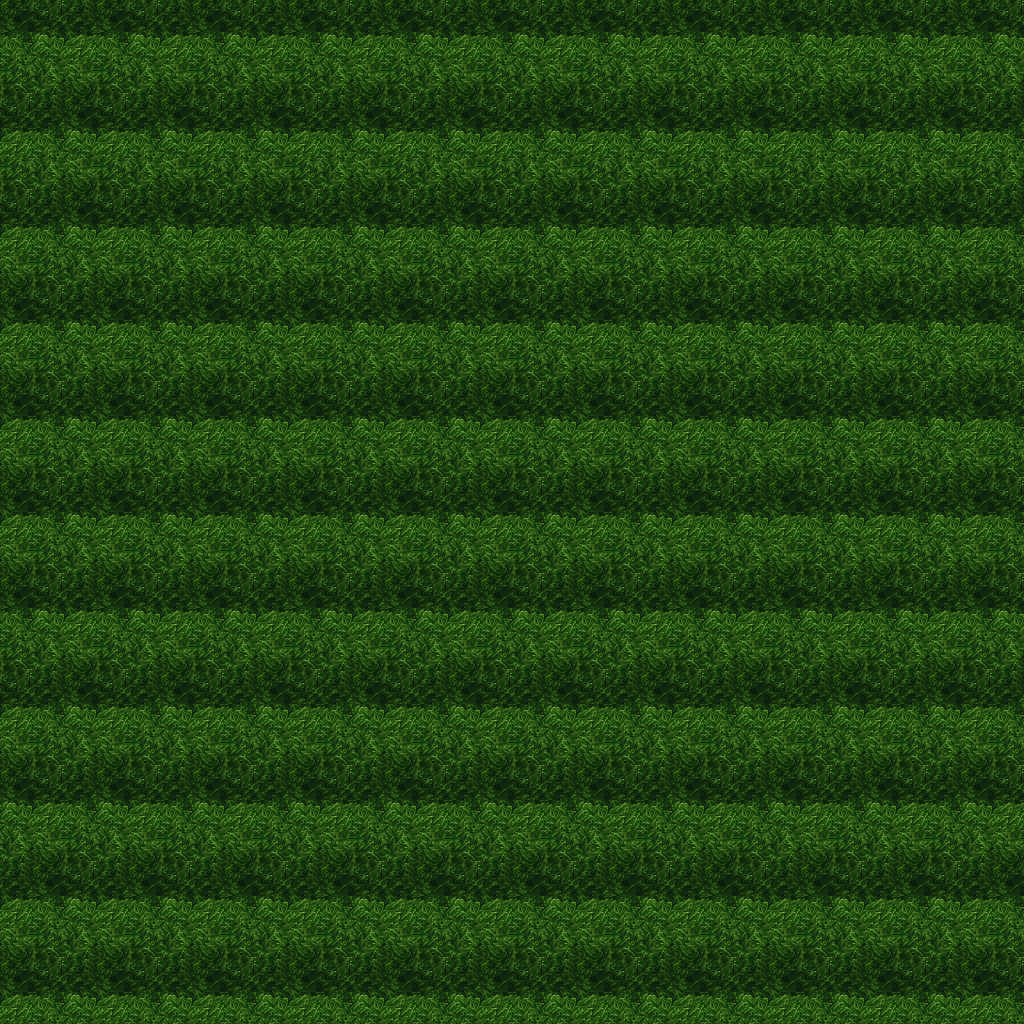

A 2D game scene composited from a Tiled map and its tileset images. What follows is a short description and the map's XML, with each tile layer's data collapsed to a summary:
An orthogonal 32x32 tile map with 32x32 px tiles, 5 tile layers (Ground, Objects, Objects2, Above, ...), 1 hidden layer not drawn, 39 tilesets.

<map version="1.10" tiledversion="1.11.0" orientation="orthogonal" renderorder="right-down" width="32" height="32" tilewidth="32" tileheight="32" infinite="0" nextlayerid="11" nextobjectid="1">
 <tileset firstgid="1" name="ground_ground" tilewidth="32" tileheight="32" tilecount="33" columns="3">
  <image source="../drawable/ground_ground.png" width="96" height="352" />
 </tileset>
 <tileset firstgid="34" name="ground_water_pool" tilewidth="32" tileheight="32" tilecount="72" columns="3">
  <image source="../drawable/ground_water_pool.png" width="96" height="768" />
 </tileset>
 <tileset firstgid="106" name="ground_ridge_earth_dark" tilewidth="32" tileheight="32" tilecount="96" columns="12">
  <image source="../drawable/ground_ridge_earth_dark.png" width="384" height="256" />
 </tileset>
 <tileset firstgid="202" name="ground_grass_edges" tilewidth="32" tileheight="32" tilecount="36" columns="12">
  <image source="../drawable/ground_grass_edges.png" width="384" height="96" />
 </tileset>
 <tileset firstgid="238" name="ground_grass_corners" tilewidth="32" tileheight="32" tilecount="24" columns="6">
  <image source="../drawable/ground_grass_corners.png" width="192" height="128" />
 </tileset>
 <tileset firstgid="262" name="plant_flower_daisy_blue" tilewidth="32" tileheight="32" tilecount="8" columns="2">
  <image source="../drawable/plant_flower_daisy_blue.png" width="64" height="128" />
 </tileset>
 <tileset firstgid="270" name="plant_flower_daisy_yellow" tilewidth="32" tileheight="32" tilecount="8" columns="2">
  <image source="../drawable/plant_flower_daisy_yellow.png" width="64" height="128" />
 </tileset>
 <tileset firstgid="278" name="plant_flower_daisy_red" tilewidth="32" tileheight="32" tilecount="8" columns="2">
  <image source="../drawable/plant_flower_daisy_red.png" width="64" height="128" />
 </tileset>
 <tileset firstgid="286" name="plant_flower_daisy_white" tilewidth="32" tileheight="32" tilecount="8" columns="2">
  <image source="../drawable/plant_flower_daisy_white.png" width="64" height="128" />
 </tileset>
 <tileset firstgid="294" name="logic_collision" tilewidth="32" tileheight="32" tilecount="1" columns="1">
  <image source="../drawable/logic_collision.png" width="32" height="32" />
 </tileset>
 <tileset firstgid="295" name="plant_tree_tree_green" tilewidth="32" tileheight="32" tilecount="88" columns="8">
  <image source="../drawable/plant_tree_tree_green.png" width="256" height="352" />
 </tileset>
 <tileset firstgid="383" name="plant_stump_stump_brown" tilewidth="32" tileheight="32" tilecount="4" columns="2">
  <image source="../drawable/plant_stump_stump_brown.png" width="64" height="64" />
 </tileset>
 <tileset firstgid="387" name="item_pot_cauldron" tilewidth="32" tileheight="32" tilecount="48" columns="8">
  <image source="../drawable/item_pot_cauldron.png" width="256" height="192" />
 </tileset>
 <tileset firstgid="435" name="plant_bush_various_small" tilewidth="32" tileheight="32" tilecount="9" columns="3">
  <image source="../drawable/plant_bush_various_small.png" width="96" height="96" />
 </tileset>
 <tileset firstgid="444" name="ground_rock_pebbles" tilewidth="32" tileheight="32" tilecount="3" columns="1">
  <image source="../drawable/ground_rock_pebbles.png" width="32" height="96" />
 </tileset>
 <tileset firstgid="447" name="ground_ladder_vertical_dark" tilewidth="32" tileheight="32" tilecount="3" columns="3">
  <image source="../drawable/ground_ladder_vertical_dark.png" width="96" height="32" />
 </tileset>
 <tileset firstgid="450" name="item_chemistry_empty_bottles" tilewidth="32" tileheight="32" tilecount="12" columns="4">
  <image source="../drawable/item_chemistry_empty_bottles.png" width="128" height="96" />
 </tileset>
 <tileset firstgid="462" name="item_chemistry_flask" tilewidth="32" tileheight="32" tilecount="3" columns="1">
  <image source="../drawable/item_chemistry_flask.png" width="32" height="96" />
 </tileset>
 <tileset firstgid="465" name="item_pot_barrel" tilewidth="32" tileheight="32" tilecount="2" columns="1">
  <image source="../drawable/item_pot_barrel.png" width="32" height="64" />
 </tileset>
 <tileset firstgid="467" name="item_flagpole" tilewidth="32" tileheight="32" tilecount="3" columns="1">
  <image source="../drawable/item_flagpole.png" width="32" height="96" />
 </tileset>
 <tileset firstgid="470" name="item_food_beehive1" tilewidth="32" tileheight="32" tilecount="1" columns="1">
  <image source="../drawable/item_food_beehive1.png" width="32" height="32" />
 </tileset>
 <tileset firstgid="471" name="item_food_beehive2" tilewidth="32" tileheight="32" tilecount="1" columns="1">
  <image source="../drawable/item_food_beehive2.png" width="32" height="32" />
 </tileset>
 <tileset firstgid="472" name="item_buzzing_bees" tilewidth="32" tileheight="32" tilecount="5" columns="5">
  <image source="../drawable/item_buzzing_bees.png" width="160" height="32" />
 </tileset>
 <tileset firstgid="477" name="plant_bush_hedge" tilewidth="32" tileheight="32" tilecount="35" columns="5">
  <image source="../drawable/plant_bush_hedge.png" width="160" height="224" />
 </tileset>
 <tileset firstgid="512" name="logic_creature_animal" tilewidth="32" tileheight="32" tilecount="32" columns="8">
  <image source="../drawable/logic_creature_animal.png" width="256" height="128" />
 </tileset>
 <tileset firstgid="544" name="furniture_table_wooden_trestle" tilewidth="32" tileheight="32" tilecount="9" columns="3">
  <image source="../drawable/furniture_table_wooden_trestle.png" width="96" height="96" />
 </tileset>
 <tileset firstgid="553" name="furniture_table_bench" tilewidth="32" tileheight="32" tilecount="3" columns="3">
  <image source="../drawable/furniture_table_bench.png" width="96" height="32" />
 </tileset>
 <tileset firstgid="556" name="item_food_smoked_meatandfish" tilewidth="32" tileheight="32" tilecount="4" columns="4">
  <image source="../drawable/item_food_smoked_meatandfish.png" width="128" height="32" />
 </tileset>
 <tileset firstgid="560" name="furniture_table_wooden_trestle_vertical" tilewidth="32" tileheight="32" tilecount="6" columns="2">
  <image source="../drawable/furniture_table_wooden_trestle_vertical.png" width="64" height="96" />
 </tileset>
 <tileset firstgid="566" name="building_huts" tilewidth="32" tileheight="32" tilecount="338" columns="26">
  <image source="../drawable/building_huts.png" width="832" height="416" />
 </tileset>
 <tileset firstgid="904" name="building_chimney_smoke" tilewidth="32" tileheight="32" tilecount="40" columns="4">
  <image source="../drawable/building_chimney_smoke.png" width="128" height="320" />
 </tileset>
 <tileset firstgid="944" name="item_firewood" tilewidth="32" tileheight="32" tilecount="12" columns="3">
  <image source="../drawable/item_firewood.png" width="96" height="128" />
 </tileset>
 <tileset firstgid="956" name="logic_item_herb" tilewidth="32" tileheight="32" tilecount="5" columns="5">
  <image source="../drawable/logic_item_herb.png" width="160" height="32" />
 </tileset>
 <tileset firstgid="961" name="logic_creature_reptile" tilewidth="32" tileheight="32" tilecount="7" columns="7">
  <image source="../drawable/logic_creature_reptile.png" width="224" height="32" />
 </tileset>
 <tileset firstgid="968" name="logic_creature_insect" tilewidth="32" tileheight="32" tilecount="5" columns="5">
  <image source="../drawable/logic_creature_insect.png" width="160" height="32" />
 </tileset>
 <tileset firstgid="973" name="plant_bush_bush_pinks" tilewidth="32" tileheight="32" tilecount="4" columns="2">
  <image source="../drawable/plant_bush_bush_pinks.png" width="64" height="64" />
 </tileset>
 <tileset firstgid="977" name="plant_bush_fern" tilewidth="32" tileheight="32" tilecount="32" columns="8">
  <image source="../drawable/plant_bush_fern.png" width="256" height="128" />
 </tileset>
 <tileset firstgid="1009" name="plant_bushes_and_trees" tilewidth="32" tileheight="32" tilecount="144" columns="16">
  <image source="../drawable/plant_bushes_and_trees.png" width="512" height="289" />
 </tileset>
 <tileset firstgid="1153" name="plant_bush_berried" tilewidth="32" tileheight="32" tilecount="60" columns="5">
  <image source="../drawable/plant_bush_berried.png" width="160" height="384" />
 </tileset>
 <layer id="1" name="Ground" width="32" height="32">
  <data>[1024 cells, 1024 non-empty, 1 distinct tile ids]</data>
 </layer>
 <layer id="2" name="Objects" width="32" height="32">
  <data>[1024 cells, 8 non-empty, 6 distinct tile ids]</data>
 </layer>
 <layer id="3" name="Objects2" width="32" height="32">
  <data>[1024 cells, 0 non-empty, 0 distinct tile ids]</data>
 </layer>
 <layer id="4" name="Above" width="32" height="32">
  <data>[1024 cells, 1024 non-empty, 9 distinct tile ids]</data>
 </layer>
 <layer id="5" name="Above2" width="32" height="32">
  <data>[1024 cells, 0 non-empty, 0 distinct tile ids]</data>
 </layer>
 <layer id="6" name="Walkable" width="32" height="32" visible="0">
  <data>[1024 cells, 1024 non-empty, 1 distinct tile ids]</data>
 </layer>
 <objectgroup id="7" name="Mapevents" />
 <objectgroup id="8" name="Spawn" />
 <objectgroup id="9" name="Keys" />
 <objectgroup id="10" name="Replace" />
</map>
